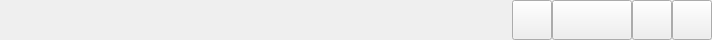
       <widget class="QWidget" name="LeftTitleWid" native="true">
        <property name="sizePolicy">
         <sizepolicy hsizetype="Preferred" vsizetype="Fixed">
          <horstretch>0</horstretch>
          <verstretch>0</verstretch>
         </sizepolicy>
        </property>
        <property name="minimumSize">
         <size>
          <width>712</width>
          <height>40</height>
         </size>
        </property>
        <property name="maximumSize">
         <size>
          <width>1280</width>
          <height>40</height>
         </size>
        </property>
        <layout class="QHBoxLayout" name="horizontalLayout">
         <property name="spacing">
          <number>0</number>
         </property>
         <property name="leftMargin">
          <number>0</number>
         </property>
         <property name="topMargin">
          <number>0</number>
         </property>
         <property name="rightMargin">
          <number>0</number>
         </property>
         <property name="bottomMargin">
          <number>0</number>
         </property>
         <item>
          <spacer name="horizontalSpacer">
           <property name="orientation">
            <enum>Qt::Horizontal</enum>
           </property>
           <property name="sizeType">
            <enum>QSizePolicy::Maximum</enum>
           </property>
           <property name="sizeHint" stdset="0">
            <size>
             <width>30</width>
             <height>19</height>
            </size>
           </property>
          </spacer>
         </item>
         <item>
          <widget class="QLabel" name="LogoLab">
           <property name="minimumSize">
            <size>
             <width>160</width>
             <height>26</height>
            </size>
           </property>
           <property name="maximumSize">
            <size>
             <width>160</width>
             <height>26</height>
            </size>
           </property>
           <property name="text">
            <string/>
           </property>
          </widget>
         </item>
         <item>
          <spacer name="horizontalSpacer_2">
           <property name="orientation">
            <enum>Qt::Horizontal</enum>
           </property>
           <property name="sizeHint" stdset="0">
            <size>
             <width>109</width>
             <height>19</height>
            </size>
           </property>
          </spacer>
         </item>
         <item>
          <widget class="QLabel" name="TitleUserFaceLab">
           <property name="minimumSize">
            <size>
             <width>40</width>
             <height>40</height>
            </size>
           </property>
           <property name="maximumSize">
            <size>
             <width>40</width>
             <height>40</height>
            </size>
           </property>
           <property name="styleSheet">
            <string notr="true"/>
           </property>
           <property name="text">
            <string/>
           </property>
          </widget>
         </item>
         <item>
          <widget class="QPushButton" name="UserInfoBtn">
           <property name="sizePolicy">
            <sizepolicy hsizetype="Preferred" vsizetype="Preferred">
             <horstretch>0</horstretch>
             <verstretch>0</verstretch>
            </sizepolicy>
           </property>
           <property name="minimumSize">
            <size>
             <width>40</width>
             <height>40</height>
            </size>
           </property>
           <property name="maximumSize">
            <size>
             <width>150</width>
             <height>40</height>
            </size>
           </property>
           <property name="layoutDirection">
            <enum>Qt::RightToLeft</enum>
           </property>
           <property name="text">
            <string/>
           </property>
          </widget>
         </item>
         <item>
          <widget class="QPushButton" name="MoreBtn">
           <property name="sizePolicy">
            <sizepolicy hsizetype="Fixed" vsizetype="Fixed">
             <horstretch>0</horstretch>
             <verstretch>0</verstretch>
            </sizepolicy>
           </property>
           <property name="minimumSize">
            <size>
             <width>80</width>
             <height>40</height>
            </size>
           </property>
           <property name="maximumSize">
            <size>
             <width>80</width>
             <height>40</height>
            </size>
           </property>
           <property name="text">
            <string/>
           </property>
          </widget>
         </item>
         <item>
          <widget class="QPushButton" name="MiniBtn">
           <property name="sizePolicy">
            <sizepolicy hsizetype="Fixed" vsizetype="Fixed">
             <horstretch>0</horstretch>
             <verstretch>0</verstretch>
            </sizepolicy>
           </property>
           <property name="minimumSize">
            <size>
             <width>40</width>
             <height>40</height>
            </size>
           </property>
           <property name="maximumSize">
            <size>
             <width>40</width>
             <height>40</height>
            </size>
           </property>
           <property name="text">
            <string/>
           </property>
          </widget>
         </item>
         <item>
          <widget class="QPushButton" name="CloseBtn">
           <property name="sizePolicy">
            <sizepolicy hsizetype="Fixed" vsizetype="Fixed">
             <horstretch>0</horstretch>
             <verstretch>0</verstretch>
            </sizepolicy>
           </property>
           <property name="minimumSize">
            <size>
             <width>40</width>
             <height>40</height>
            </size>
           </property>
           <property name="maximumSize">
            <size>
             <width>40</width>
             <height>40</height>
            </size>
           </property>
           <property name="text">
            <string/>
           </property>
          </widget>
         </item>
        </layout>
       </widget>
